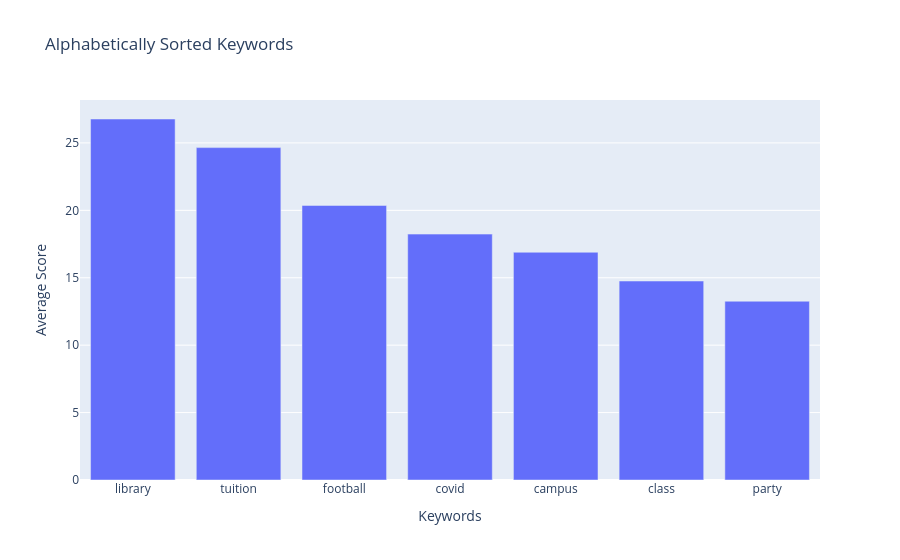

This figure's notebook cell:
### Markdown cell above
### Critical Question: Category Order

Imagine you want to order the chart alphabetically in ascending order (A-Z). How would you change the code below?

### Code cell
# Step 1: Create the chart
fig_alphabetical = px.bar(
    keyword_df,
    x='keyword',
    y='score',
    title='Alphabetically Sorted Keywords',
    labels={'keyword': 'Keywords', 'score': 'Average Score'},
)

# Step 2: Sort the x-axis alphabetically
fig_alphabetical.update_layout(
    xaxis={'categoryorder': 'total descending'}
)

fig_alphabetical.show()

### Figure 1 — Plotly figure (JSON) as saved in the notebook; plotly's stock layout.template omitted (floating-point values rounded to 4 significant figures)
{"data": [{"hovertemplate": "Keywords=%{x}<br>Average Score=%{y}<extra></extra>", "legendgroup": "", "marker": {"color": "#636efa", "pattern": {"shape": ""}}, "name": "", "orientation": "v", "showlegend": false, "textposition": "auto", "type": "bar", "x": ["tuition", "covid", "party", "football", "class", "library", "campus"], "xaxis": "x", "y": [24.65, 18.24, 13.26, 20.36, 14.76, 26.77, 16.89], "yaxis": "y"}], "layout": {"barmode": "relative", "legend": {"tracegroupgap": 0}, "title": {"text": "Alphabetically Sorted Keywords"}, "xaxis": {"anchor": "y", "categoryorder": "total descending", "domain": [0, 1], "title": {"text": "Keywords"}}, "yaxis": {"anchor": "x", "domain": [0, 1], "title": {"text": "Average Score"}}}}
